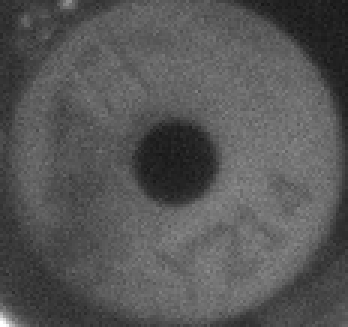
#> input picture flet-camera-app/image_comppressor_picture/temp.jpg, 116 x 109 px, found by its file name (shown 3 times larger)
$ python test1.py
#> lines starting #> are read from the running program, lines starting #| are printed output that depends on the picture
import matching as mt
import cv2
import os
import math
import numpy as np

# Example paths (update to your images)
template1 = '/home/iiot-b20/Documents/Robotvision/flet-camera-app/image_comppressor_picture/temp.jpg'
template2 = '/home/iiot-b20/Documents/Robotvision/flet-camera-app/image_comppressor_picture/temp3.png'
source = '/home/iiot-b20/Documents/Robotvision/flet-camera-app/image_comppressor_picture/Image_21.png'

def _resolve_path(p: str) -> str:
	import os
	if os.path.exists(p):
		return p
	# Fix double extensions like .png.jpg or .jpg.png
	if p.endswith('.png.jpg'):
		alt = p[:-4]
		if os.path.exists(alt):
			return alt
	if p.endswith('.jpg.png'):
		alt = p[:-4]
		if os.path.exists(alt):
			return alt
	# Try swapping common extensions
	root, ext = os.path.splitext(p)
	for new_ext in ('.jpg', '.jpeg', '.png'):
		if new_ext.lower() == ext.lower():
			continue
		alt = root + new_ext
		if os.path.exists(alt):
			return alt
	return p

template1 = _resolve_path(template1)
template2 = _resolve_path(template2)
source = _resolve_path(source)

template1_img = cv2.imread(template1)
#> template1_img is the input picture: shape (109, 116, 3); min 22, max 255, mean 86.3
template2_img = cv2.imread(template2)
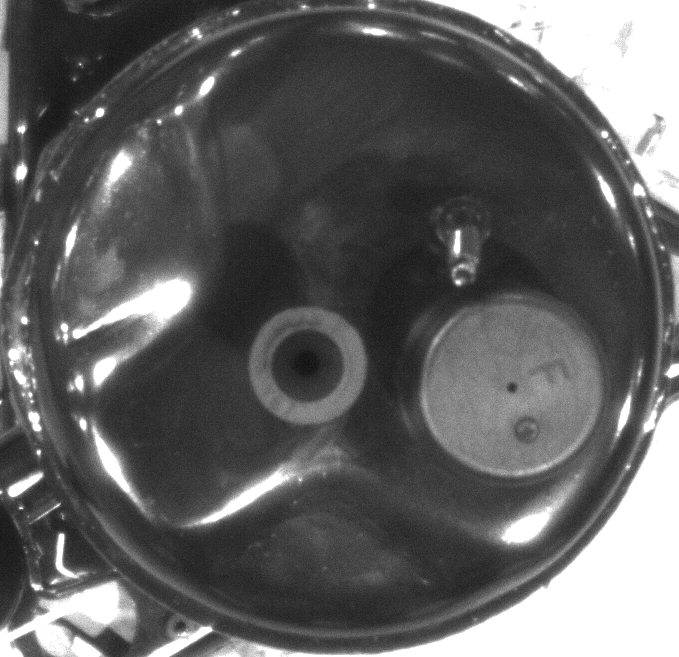
#> input picture flet-camera-app/image_comppressor_picture/temp3.png, 679 x 657 px, found by its file name
#> template2_img is the input picture: shape (657, 679, 3); min 13, max 255, mean 96.9
source_img = cv2.imread(source)
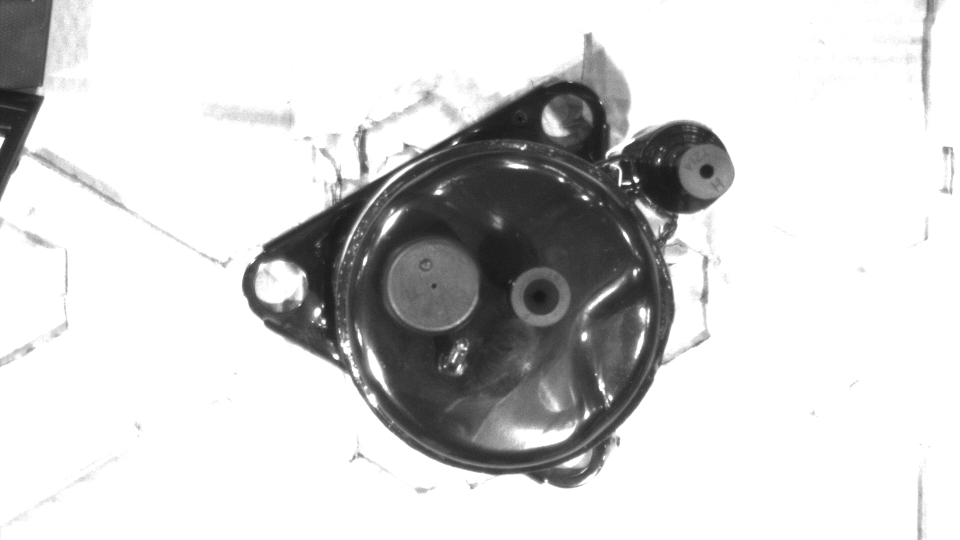
#> input picture flet-camera-app/image_comppressor_picture/Image_21.png, 1920 x 1080 px, found by its file name (shown at 1/2 size)
#> source_img is the input picture: shape (1080, 1920, 3); min 16, max 255, mean 210.7
if template1_img is None:
	raise SystemExit(f"Failed to read template1 image. Please verify the path: {template1}")
if template2_img is None:
	raise SystemExit(f"Failed to read template2 image. Please verify the path: {template2}")
if source_img is None:
	raise SystemExit(f"Failed to read source image. Please verify the path: {source}")


#> (the run stopped early here; a loop or call above may not have finished)
